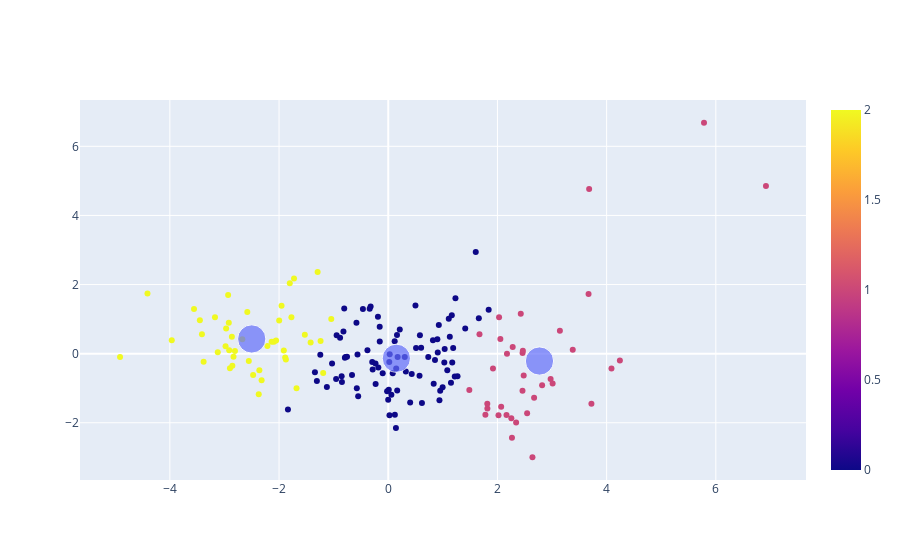

The notebook cell saved with this chart:
### Code cell
import plotly.express as px
import plotly.graph_objects as go

grafico1 = px.scatter(x = df_scaled_pca[:, 0], y = df_scaled_pca[:, 1], color=kmeans_cluster)
grafico2 = px.scatter(x = centroides_pca[:, 0], y = centroides_pca[:, 1], size=[12,12,12])
grafico = go.Figure(grafico1.data + grafico2.data)

grafico.show()

### Figure 1 — Plotly figure (JSON) as saved in the notebook; plotly's stock layout.template omitted (floating-point values rounded to 4 significant figures; data arrays with more than 128 entries replaced by an {"elided": "..."} marker saying what was removed)
{"data": [{"hovertemplate": "x=%{x}<br>y=%{y}<br>color=%{marker.color}<extra></extra>", "legendgroup": "", "marker": {"color": {"elided": "167 int values"}, "coloraxis": "coloraxis", "symbol": "circle"}, "mode": "markers", "name": "", "orientation": "v", "showlegend": false, "type": "scatter", "x": {"elided": "167 float values"}, "xaxis": "x", "y": {"elided": "167 float values"}, "yaxis": "y"}, {"hovertemplate": "x=%{x}<br>y=%{y}<br>size=%{marker.size}<extra></extra>", "legendgroup": "", "marker": {"color": "#636efa", "size": [12, 12, 12], "sizemode": "area", "sizeref": 0.03, "symbol": "circle"}, "mode": "markers", "name": "", "orientation": "v", "showlegend": false, "type": "scatter", "x": [0.1489, 2.77, -2.5], "xaxis": "x", "y": [-0.1336, -0.213, 0.4257], "yaxis": "y"}], "layout": {}}
